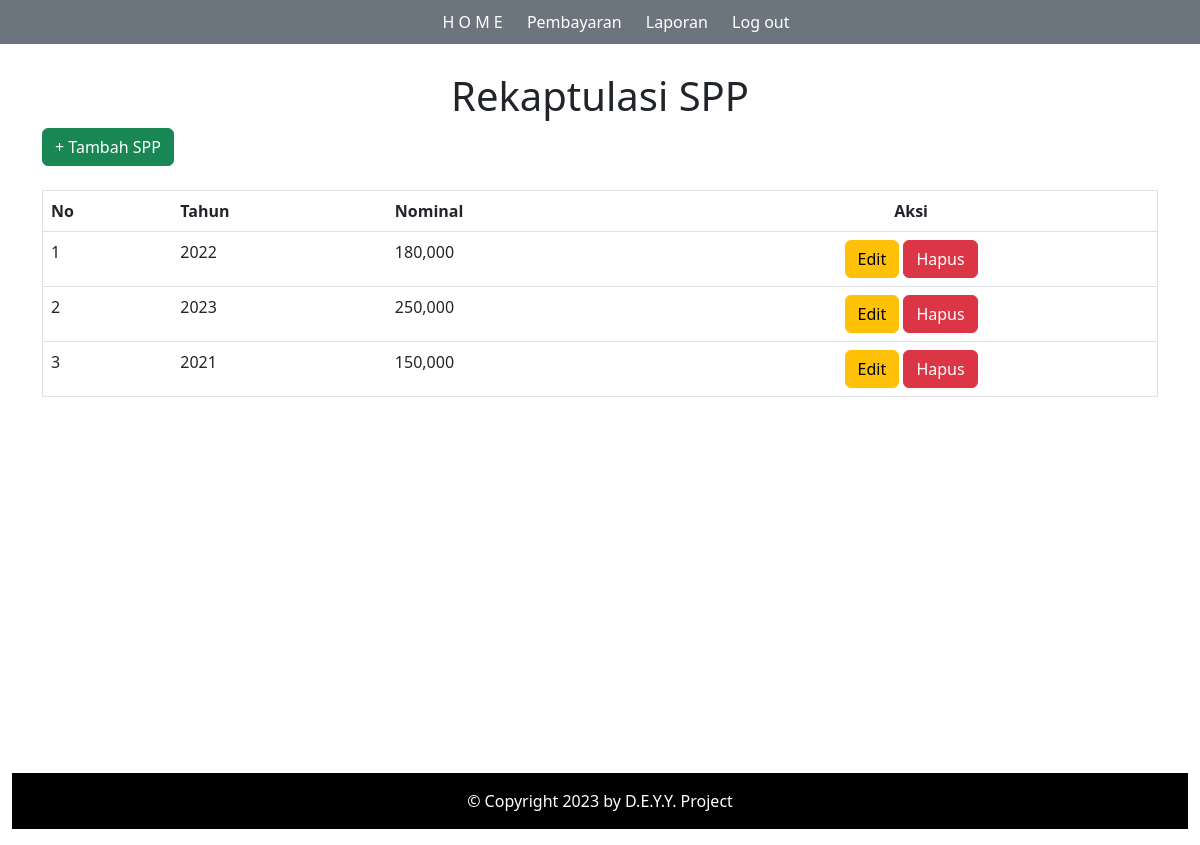
The app's page /PembayaranSPPSekolah/spp.php with its own data.
### tables this page shows
CREATE TABLE `tb_spp` (
  `id_spp` int(11) NOT NULL,
  `tahun` int(4) NOT NULL,
  `nominal` int(11) NOT NULL
);

### PembayaranSPPSekolah/spp.php (the view, shortened to what this page needs)
<?php
$koneksi = mysqli_connect('localhost', 'root', '', 'db_spp');
?>
<!doctype html>
<html lang="en">
<head>
    <link rel="stylesheet" href="assets/css/style.css">
    <link rel="stylesheet" type="text/css" href="assets/css/bootstrap.min.css">
</head>
<body class="container-fluid">
    <?php
    include "header.php";
    ?>
    <br>
    <div class="container">
        <div class="text-center">
            <h1 class="mt-5">Rekaptulasi SPP</h1>
        </div>
        <a href="spp-tambah.php" class="btn btn-success">+ Tambah SPP</a>
        <br><br>
        <table border="1" width="100%" class="table table-hover">
            <tr>
                <th>No</th>
                <th>Tahun</th>
                <th>Nominal</th>
                <th class="text-center">Aksi</th>
            </tr>
            <?php
            $no = 1;
            $sql = "SELECT * FROM tb_spp";
            $query = mysqli_query($koneksi, $sql);
            while ($data = mysqli_fetch_array($query)) {?>
                <tr>
                    <td><?= $no++; ?></td>
                    <td><?= $data['tahun']; ?></td>
                    <td><?= number_format($data['nominal']); ?></td>
                    <td class="text-center"><a href="spp-edit.php?id_spp=<?= $data['id_spp']; ?>" class="btn btn-warning">Edit</a> <a href="spp-hapus.php?id_spp=<?= $data['id_spp']; ?>" onclick="return confirm('Apakah Anda yakin ingin menghapus data ini?')" class="btn btn-danger">Hapus</a></td>
                </tr>
                <?php
            } ?>
        </table>
    </div>
    <br><br><br><br><br><br><br><br><br><br><br><br><br><br><br>
    <footer class="text-center" style="background-color: black;">
        <p class="text-white p-3">&copy; Copyright 2023 by D.E.Y.Y. Project</p>
    </footer>
</body>
</html>

### PembayaranSPPSekolah/assets/css/style.css (style rules this page uses)
* { margin: 0; padding: 0; }

### records on screen
tb_spp: tahun "2022", nominal "180,000"
tb_spp: tahun "2023", nominal "250,000"
tb_spp: tahun "2021", nominal "150,000"
